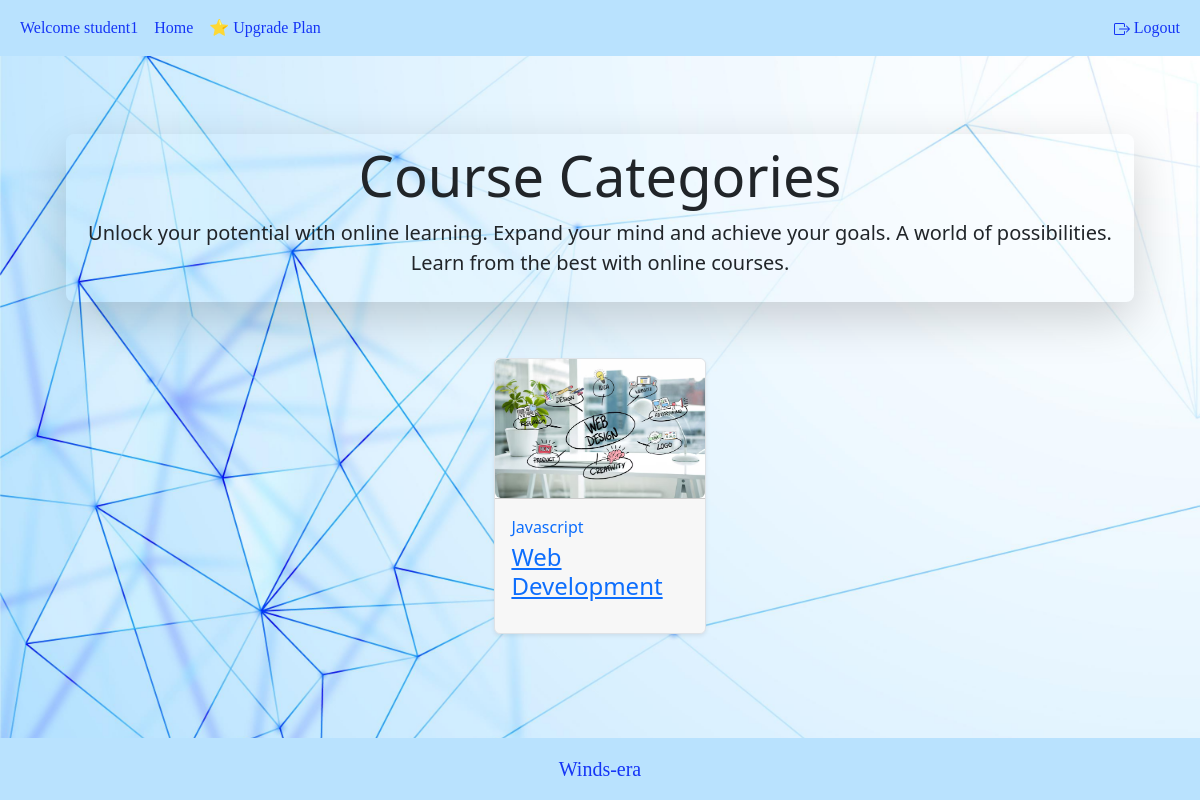
The app's page /content/home/Javascript/ (signed in), older data.
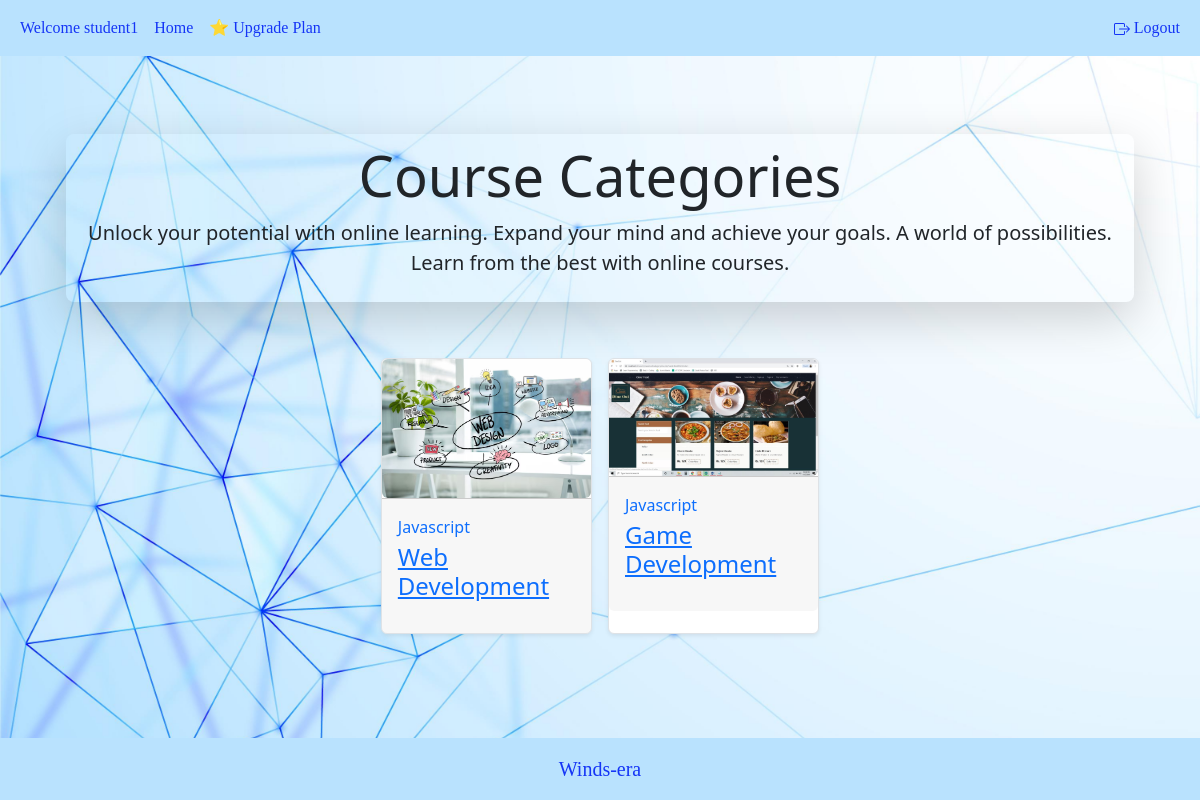
The same page, newer data.
### user_account/models.py (models this page shows, shortened)
class User(AbstractBaseUser):
    username = models.CharField(max_length=20, unique=True)
    date_joined = models.DateTimeField(auto_now_add=True)
    last_login = models.DateTimeField(auto_now=True)
    is_admin = models.BooleanField(default=False)
    is_active = models.BooleanField(default=True)
    is_staff = models.BooleanField(default=False)
    is_superuser = models.BooleanField(default=False)
    user_choices = [
        ('STUDENT', 'Student'),
        ('MENTOR', 'Mentor'),
        ('ADMIN', 'Admin')
    ]
    plan_choices = [
        ('Basic', 'Basic'),
        ('Super', 'Super'),
        ('Pro', 'Pro')
    ]
    email = models.EmailField(max_length=60, unique=True)
    user_role = models.CharField(max_length=10, choices=user_choices)
    plan = models.CharField(max_length=10, choices=plan_choices, default='Basic')
    USERNAME_FIELD = 'username'
    REQUIRED_FIELDS = ['email', 'user_role']
    objects = UserManager()

### course/models.py (models this page shows, shortened)
class Course(models.Model):
    STATUS = (
        ('PUBLISH', 'PUBLISH'),
        ('DRAFT', 'DRAFT'),
    )
    featured_image = models.ImageField(upload_to="featured_img/", blank=True)
    video_file = models.FileField(upload_to='videos/', null=True)
    title = models.CharField(max_length=500)
    created_at = models.DateField(auto_now_add=True)
    category = models.ForeignKey(Catogaries, on_delete=models.DO_NOTHING)
    description = models.TextField()
    zip_file = models.FileField(
        upload_to='zip_folders/', null=True, blank=True, default=None)
    slug = models.SlugField(default='', max_length=500, null=True, blank=True)
    status = models.CharField(choices=STATUS, max_length=100, null=True)
    author = models.CharField(max_length=100, blank=True)

class Catogaries(models.Model):
    name = models.CharField(max_length=200, null=True)
    category_image = models.ImageField(upload_to="course/", blank=True)

### website_content/views.py (the view)
# urls.py: path('<str:name>/', course_detail, name='course_detail'),
@login_required
def course_detail(request, name):
    if request.method == 'POST':
        form = CourseForm(request.POST, request.FILES)
        if form.is_valid():
            course_form = form.save(commit=False)
            course_form.author = request.user.username
            course_form.category = Catogaries.objects.get(name=name)
            slug = re.sub(r'[^\w\s]', '', form.cleaned_data['title']).lower()
            course_form.slug = re.sub(r'\s+', '_', slug)
            form.save()
    else:
        form = CourseForm()
    filtered_courses = Course.objects.filter(
        category=Catogaries.objects.get(name=name))
    context = {
        'filtered_courses': filtered_courses,
        'form': form
    }
    if request.user.user_role == 'STUDENT':
        return render(request, 'courses/filtered_course.html', context)
    else:
        filtered_courses = filtered_courses.filter(
            author=request.user.username)
        context['filtered_courses'] = filtered_courses
        return render(request, 'courses/M_filtered.html', context)

### course/templates/courses/filtered_course.html (shortened to what this page needs)
{% extends 'root.html' %} {% block content %}
<body>
  <div class="container mt-2">
    <div class="m-4 p-2 rounded-3 shadow-lg text-center mt-4">
      <h1 class="display-4">Course Categories</h1>
      <p class="lead">
        Unlock your potential with online learning. Expand your mind and achieve
        your goals. A world of possibilities. Learn from the best with online
        courses.
      </p>
    </div>
  </div>
  <div
    class="m-4 tab-pane fade show active"
    id="pills-all"
    role="tabpanel"
    aria-labelledby="pills-all-tab"
  >
    <div class="mx-n2">
      <div class="row justify-content-center">
        <div
          class="d-flex justify-content-center row row-cols-1 row-cols-sm-2 row-cols-md-3 row-cols-lg-4 row-cols-xl-5 g-3"
        >
          {% for i in filtered_courses %}
          <div class="col pb-4">
            <div class="card h-100 border shadow-sm rounded-lg sk-fade">
              <a
                href="{{ i.slug }}/"
                class="card-img sk-thumbnail img-ratio-1x1"
              >
                <img
                  class="rounded shadow-light-lg img-fluid h-100 w-100"
                  src="{{i.featured_image.url}}"
                  alt="{{i.title}}"
                />
              </a>
              <div class="card-footer py-3 position-relative">
                <a href="{{ i.slug }}/" class="d-block">
                  <span class="mb-1 d-inline-block text-gray-800"
                    >{{i.category.name}}</span
                  >
                </a>
                <div class="position-relative">
                  <a href="{{ i.slug }}/" class="d-block stretched-link">
                    <h4
                      class="line-clamp-2 h-md-48 h-lg-58 me-md-6 me-lg-10 me-xl-4 mb-2"
                    >
                      {{i.title}}
                    </h4>
                  </a>
                </div>
              </div>
            </div>
          </div>
          {% endfor %}
        </div>
      </div>
    </div>
  </div>
</body>
{% endblock %}

### templates/root.html (shortened to what this page needs)
{% load static %}
<!DOCTYPE html>
<html lang="en">
  <head>
    <link
      href="https://cdn.jsdelivr.net/npm/bootstrap@5.2.3/dist/css/bootstrap.min.css"
      rel="stylesheet"
    />
    <link rel="stylesheet" type"text/css" href="{%static '/css/main.css'%}">
    {% include 'snippets/header.html' %} {% block head %} {% endblock head %}
  </head>
  {% load static%}
  <body
    style="
      background-image: url('{% static 'photo.jpg' %}');
      background-size: cover;
    "
  >
    <div class="container-fluid" style="margin-top: 9vh">
      {% block content %} {% endblock content %}
    </div>
  </body>
  {% include 'snippets/footer.html' %}
</html>

### templates/snippets/header.html (shortened to what this page needs)
    <nav class="navbar navbar-expand-sm navbar-dark fixed-top border-bottom-shadow-sm" style="background-color:#B9E2FE">
        {% if request.user.is_authenticated %}
        <div class="container-fluid d-flex">
        <ul class="navbar-nav">
            <li class="nav-item"><a class="nav-link disabled" style="color:#1535F6;font-family: 'Al Bayan';">Welcome {{ request.user.username }}</a></li>
            <li class="nav-item"><a class="nav-link" href={% url 'website_content:home' %} style="color:#1535F6;font-family: 'Al Bayan';"> Home</a></li>
            {% if request.user.user_role == 'STUDENT' %}
              <li class="nav-item"><a class="nav-link" href={% url 'website_content:plan_details' %} style="color:#1535F6;font-family: 'Al Bayan';">⭐ Upgrade Plan</a></li>
              {% elif request.user.user_role == 'MENTOR' %}
              <li class="nav-item"><a class="nav-link" href="{% url 'website_content:access_grades' %}" style="color:#1535F6;font-family: 'Al Bayan';">Student Grades</a></li>
            {% endif %}
        </ul>
        <ul class="navbar-nav">
            <li class="nav-item"><a class="nav-link" href={% url 'user_account:logout' %} style="color:#1535F6;font-family: 'Al Bayan';">
                Logout</a></li>
          </ul>
        </div>
        {% endif %}
      </nav>

### templates/snippets/footer.html (shortened to what this page needs)
<nav
  class="navbar navbar-dark fixed-bottom justify-content-center"
  style="background-color: #b9e2fe"
>
  <ul class="navbar-nav">
    <li class="nav-item">
      <a
        class="nav-link disabled"
        style="color: #1535f6; font-family: 'Al Bayan'; font-size: 20px"
      >
        Winds-era</a
      >
    </li>
  </ul>
</nav>

### static/css/main.css (style rules this page uses)
html, body { height: 100%; margin: 0; }
body { display: flex; align-items: center; padding-bottom: 5rem; }

Row changes from the older to the newer data that the page shows:
added Course: featured_image (picture), category.name "Javascript", title "Game Development"
